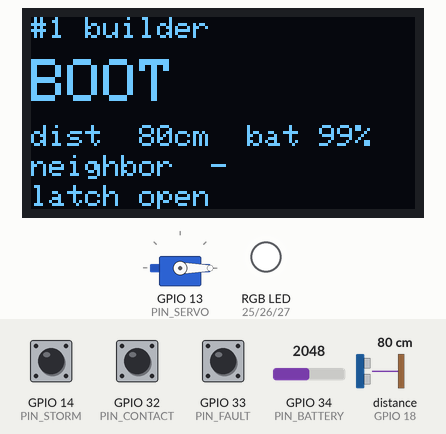
The program below on a simulated ESP32. On the bench: servo, 128×64 one-colour display, an RGB LED mixed from three pins (HIGH = lit). Wiring (inferred from the names in the program): ultrasonic range finder: trigger GPIO 5; echo GPIO 18. Dashed ring = blinking. Inputs (shaded band) come from the test bench; at power-on: GPIO 34 (PIN_BATTERY) = 2048, GPIO 33 (PIN_FAULT) HIGH, GPIO 14 (PIN_STORM) HIGH, GPIO 32 (PIN_CONTACT) HIGH, distance to the obstacle (sensor on GPIO 18) 80 cm. The echo pulse lasts 58.3 µs per cm; WiFi joins after 1.5 s; servers stay silent unless stated; random numbers use the default seed unless the program sets one; no MQTT or app messages arrive unless stated; pins used as bus, display or sensor lines are not drawn; what the program prints to the serial monitor is not drawn.

Above: at 1.2 s.
1.3 s: GPIO 34 (PIN_BATTERY) set to 1112
At 2.6 s:
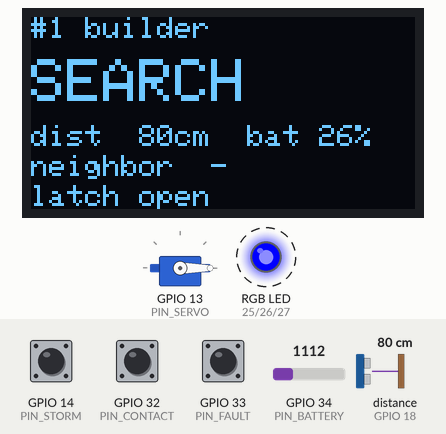
4.3 s: GPIO 34 (PIN_BATTERY) set to 998
5.9 s: GPIO 33 (PIN_FAULT) pulled LOW for 0.15 s
At 6.5 s:
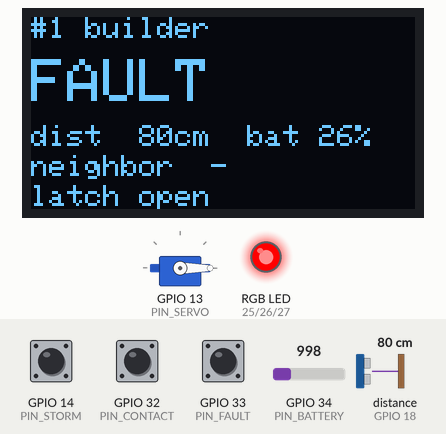
9.0 s: GPIO 34 (PIN_BATTERY) set to 491
At 9.6 s:
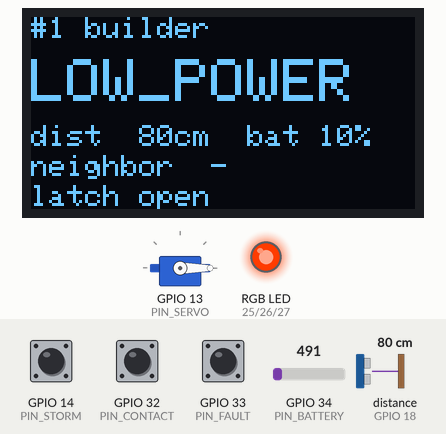
10.7 s: GPIO 14 (PIN_STORM) pulled LOW for 0.15 s
At 10.94 s:
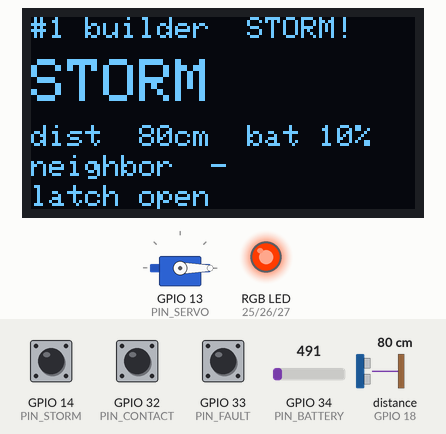
12.5 s: GPIO 33 (PIN_FAULT) pulled LOW for 1 s
At 13.9 s:
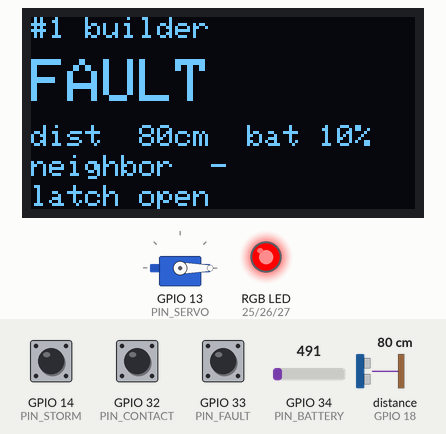
Timing chart, 0 to 17.0 s (numbered marks = the images above; inputs shaded):
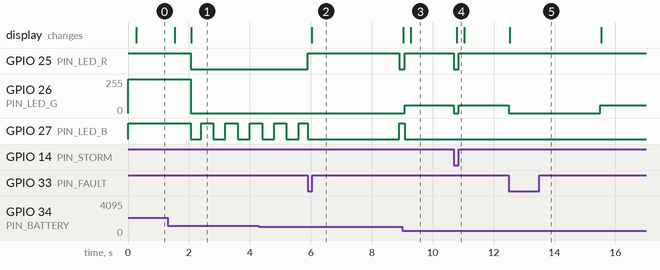

The program:

main.cpp
```cpp
// STARYS — прошивка модуля роя для ESP32 (Wokwi или настоящая плата).
//
// main.cpp — «тело» модуля: датчики, светодиод, защёлка, дисплей и связь.
// Вся логика решений — в swarm_core.h, здесь её только кормят данными.
//
// Связь:
//   * основной режим — MQTT через Wi-Fi (в Wokwi сеть "Wokwi-GUEST");
//   * запасной — Serial Monitor: каждое исходящее сообщение печатается
//     строкой JSON, а строку JSON, вставленную в монитор, модуль примет
//     как сообщение от соседа.

#include <Arduino.h>
#include <ArduinoJson.h>
#include <ESP32Servo.h>
#include <PubSubClient.h>
#include <WiFi.h>
#include <Wire.h>
#include <Adafruit_GFX.h>
#include <Adafruit_SSD1306.h>

#include "swarm_core.h"

// ---- Настройки -------------------------------------------------------------

#ifndef MODULE_ID
#define MODULE_ID 1  // во втором проекте Wokwi поставьте 2
#endif

#ifndef MODULE_ROLE
#define MODULE_ROLE starys::Role::Builder  // роль: см. enum Role в swarm_core.h
#endif

#ifndef USE_MQTT
#define USE_MQTT 1  // 0 — только Serial-режим (запасной вариант)
#endif

static const char* WIFI_SSID = "Wokwi-GUEST";
static const char* WIFI_PASS = "";
static const char* MQTT_HOST = "broker.hivemq.com";
static const uint16_t MQTT_PORT = 1883;
// Общий «эфир» роя. Поменяйте суффикс, чтобы чужие демо не мешали вашему.
static const char* MQTT_TOPIC = "starys/swarm/demo";

// ---- Пины (совпадают с wokwi/*/diagram.json) -------------------------------

static const int PIN_LED_R = 25;
static const int PIN_LED_G = 26;
static const int PIN_LED_B = 27;
static const int PIN_TRIG = 5;
static const int PIN_ECHO = 18;
static const int PIN_CONTACT = 32;  // кнопка «Контакт» → GND
static const int PIN_FAULT = 33;    // кнопка «Авария» → GND
static const int PIN_SERVO = 13;
static const int PIN_STORM = 14;    // переключатель «Буря» → GND (датчик пыли/ветра)
static const int PIN_BATTERY = 34;  // потенциометр «Заряд», 0–100 %

static const int SERVO_OPEN = 0;    // градусы
static const int SERVO_CLOSED = 90;

// ---- Объекты ---------------------------------------------------------------

starys::SwarmModule module(MODULE_ID, MODULE_ROLE);
WiFiClient wifiClient;
PubSubClient mqtt(wifiClient);
Servo latch;
Adafruit_SSD1306 oled(128, 64, &Wire, -1);
bool oledOk = false;

float distanceCm = 400;
float battery = 100;     // имитация заряда, %
int lastPotPct = -1;     // последнее положение потенциометра
uint32_t lastDistanceRead = 0;
uint32_t lastMqttAttempt = 0;
uint32_t lastBatteryTick = 0;
uint32_t lastOled = 0;
starys::State lastState = starys::State::Boot;
bool lastLatch = false;
String serialLine;

// ---- Железо ----------------------------------------------------------------

// Яркость каналов 0–255 через ШИМ: так получаются фиолетовый и оранжевый.
void setLed(starys::Led led, uint32_t now) {
  int r = 0, g = 0, b = 0;
  switch (led.color) {
    case starys::Color::White:  r = g = b = 255; break;
    case starys::Color::Blue:   b = 255; break;
    case starys::Color::Yellow: r = 255; g = 180; break;
    case starys::Color::Green:  g = 255; break;
    case starys::Color::Red:    r = 255; break;
    case starys::Color::Violet: r = 140; b = 255; break;
    case starys::Color::Orange: r = 255; g = 60; break;
    case starys::Color::Off:    break;
  }
  // Обычное мигание — 0,4 с вкл / 0,4 с выкл; редкое (буря) — короткая вспышка раз в 2 с.
  const bool off = led.slow ? (now % 2000) > 250 : led.blink && (now / 400) % 2;
  if (off) r = g = b = 0;
  analogWrite(PIN_LED_R, r);
  analogWrite(PIN_LED_G, g);
  analogWrite(PIN_LED_B, b);
}

float readDistance() {
  digitalWrite(PIN_TRIG, LOW);
  delayMicroseconds(2);
  digitalWrite(PIN_TRIG, HIGH);
  delayMicroseconds(10);
  digitalWrite(PIN_TRIG, LOW);
  unsigned long us = pulseIn(PIN_ECHO, HIGH, 30000);
  if (us == 0) return 400;
  return us / 58.0f;
}

bool isContact() { return digitalRead(PIN_CONTACT) == LOW; }
bool isFault() { return digitalRead(PIN_FAULT) == LOW; }
bool isStorm() { return digitalRead(PIN_STORM) == LOW; }
int readBatteryPot() { return analogRead(PIN_BATTERY) * 100 / 4095; }
void lockServo(bool closed) { latch.write(closed ? SERVO_CLOSED : SERVO_OPEN); }

// ---- Сообщения <-> JSON ----------------------------------------------------

String toJson(const starys::Message& m) {
  JsonDocument doc;
  doc["type"] = starys::msgTypeName(m.type);
  switch (m.type) {
    case starys::MsgType::DockReq:
    case starys::MsgType::DockAck:
      doc["from"] = m.from;
      doc["to"] = m.to;
      break;
    case starys::MsgType::Data:
      doc["id"] = m.from;
      doc["battery"] = m.battery;
      doc["neighbor"] = m.neighbor;
      break;
    case starys::MsgType::Storm:
      doc["id"] = m.from;
      doc["on"] = m.on;
      break;
    case starys::MsgType::Hello:
      doc["id"] = m.from;
      doc["near"] = m.near;
      doc["role"] = starys::roleName(m.role);
      break;
    default:
      doc["id"] = m.from;
      if (m.to) doc["to"] = m.to;
      break;
  }
  String s;
  serializeJson(doc, s);
  return s;
}

bool fromJson(const char* text, starys::Message& m) {
  JsonDocument doc;
  if (deserializeJson(doc, text)) return false;
  m.type = starys::msgTypeFromName(doc["type"] | "");
  if (m.type == starys::MsgType::None) return false;
  m.from = doc["from"] | (doc["id"] | 0);
  m.to = doc["to"] | 0;
  m.battery = doc["battery"] | 0;
  m.neighbor = doc["neighbor"] | 0;
  m.near = doc["near"] | false;
  m.on = doc["on"] | false;
  starys::roleFromName(doc["role"] | "builder", m.role);
  return m.from != 0;
}

void onMqtt(char*, byte* payload, unsigned int len) {
  String text;
  text.reserve(len);
  for (unsigned int i = 0; i < len; i++) text += (char)payload[i];
  starys::Message m;
  if (fromJson(text.c_str(), m)) module.onMessage(m, millis());
}

void readSerial() {
  while (Serial.available()) {
    char c = Serial.read();
    if (c == '\n' || c == '\r') {
      serialLine.trim();
      starys::Message m;
      if (serialLine.startsWith("{") && fromJson(serialLine.c_str(), m)) {
        Serial.printf("<< %s\n", serialLine.c_str());
        module.onMessage(m, millis());
      }
      serialLine = "";
    } else if (serialLine.length() < 200) {
      serialLine += c;
    }
  }
}

void flushOutgoing() {
  starys::Message m;
  while (module.popOutgoing(m)) {
    String json = toJson(m);
    Serial.printf(">> %s\n", json.c_str());
#if USE_MQTT
    if (mqtt.connected()) mqtt.publish(MQTT_TOPIC, json.c_str());
#endif
  }
}

// ---- Сеть ------------------------------------------------------------------

bool networkReady(uint32_t now) {
#if USE_MQTT
  if (WiFi.status() != WL_CONNECTED) return false;
  if (!mqtt.connected() && now - lastMqttAttempt > 2000) {
    lastMqttAttempt = now;
    String clientId = "starys-" + String(MODULE_ID) + "-" + String(random(0xffff), HEX);
    if (mqtt.connect(clientId.c_str())) {
      mqtt.subscribe(MQTT_TOPIC);
      Serial.println("MQTT: подключено");
    }
  }
  mqtt.loop();
  return mqtt.connected();
#else
  (void)now;
  return true;
#endif
}

// ---- Дисплей ---------------------------------------------------------------

void drawOled() {
  if (!oledOk) return;
  oled.clearDisplay();
  oled.setTextColor(SSD1306_WHITE);
  oled.setTextSize(1);
  oled.setCursor(0, 0);
  oled.printf("#%d %s%s", MODULE_ID, starys::roleName(module.role()),
              module.stormActive() ? "  STORM!" : "");
  oled.setTextSize(2);
  oled.setCursor(0, 14);
  oled.print(starys::stateName(module.state()));
  oled.setTextSize(1);
  oled.setCursor(0, 36);
  oled.printf("dist %3.0fcm  bat %d%%", distanceCm, (int)battery);
  oled.setCursor(0, 46);
  if (module.neighbor())
    oled.printf("neighbor #%d", module.neighbor());
  else
    oled.print("neighbor  -");
  oled.setCursor(0, 56);
  if (module.neighborBattery() >= 0)
    oled.printf("its bat %d%%  latch %s", module.neighborBattery(),
                module.latchClosed() ? "ON" : "off");
  else
    oled.printf("latch %s", module.latchClosed() ? "CLOSED" : "open");
  oled.display();
}

// ---- setup / loop ----------------------------------------------------------

void setup() {
  Serial.begin(115200);
  pinMode(PIN_LED_R, OUTPUT);
  pinMode(PIN_LED_G, OUTPUT);
  pinMode(PIN_LED_B, OUTPUT);
  pinMode(PIN_TRIG, OUTPUT);
  pinMode(PIN_ECHO, INPUT);
  pinMode(PIN_CONTACT, INPUT_PULLUP);
  pinMode(PIN_FAULT, INPUT_PULLUP);
  pinMode(PIN_STORM, INPUT_PULLUP);
  latch.attach(PIN_SERVO);
  lockServo(false);
  starys::Led boot;
  boot.color = starys::Color::White;
  setLed(boot, 0);

  oledOk = oled.begin(SSD1306_SWITCHCAPVCC, 0x3C);
  randomSeed(esp_random());

  Serial.printf("\nSTARYS module #%d — запуск\n", MODULE_ID);
#if USE_MQTT
  WiFi.begin(WIFI_SSID, WIFI_PASS, 6);
  mqtt.setServer(MQTT_HOST, MQTT_PORT);
  mqtt.setCallback(onMqtt);
#else
  Serial.println("Serial-режим: вставляйте JSON соседа в монитор");
#endif
}

void loop() {
  const uint32_t now = millis();

  if (now - lastDistanceRead >= 100) {
    lastDistanceRead = now;
    distanceCm = readDistance();
  }
  // Имитация батареи: повернули потенциометр — заряд берётся с него,
  // на зарядке растёт 5 %/с, в остальное время медленно садится.
  if (now - lastBatteryTick >= 200) {
    const float dt = (now - lastBatteryTick) / 1000.0f;
    lastBatteryTick = now;
    const int pot = readBatteryPot();
    if (lastPotPct < 0 || abs(pot - lastPotPct) > 3) {
      if (lastPotPct >= 0) battery = pot;
      lastPotPct = pot;
    }
    if (module.state() == starys::State::Charging) battery += 5.0f * dt;
    else if (module.state() != starys::State::Storm) battery -= 0.05f * dt;
    battery = constrain(battery, 0.0f, 100.0f);
  }

  readSerial();

  starys::Inputs in;
  in.now = now;
  in.sensorsOk = true;
  in.netReady = networkReady(now);
  in.distanceCm = distanceCm;
  in.contact = isContact();
  in.fault = isFault();
  in.battery = (int)battery;
  in.stormSensor = isStorm();
  module.tick(in);
  flushOutgoing();

  if (module.state() != lastState) {
    Serial.printf("[%lu ms] %s -> %s (сосед #%d)\n", (unsigned long)now,
                  starys::stateName(lastState), starys::stateName(module.state()),
                  module.neighbor());
    lastState = module.state();
  }
  if (module.latchClosed() != lastLatch) {
    lastLatch = module.latchClosed();
    lockServo(lastLatch);
  }

  setLed(module.led(), now);

  if (now - lastOled >= 250) {
    lastOled = now;
    drawOled();
  }
}
```

Source omitted: swarm_core.h (18599 bytes)

Measured:
- after the input at 5.9 s, GPIO 25 (PIN_LED_R): LOW → HIGH at once, → LOW 3.0 s later; the display: changes after 0.13 s (image 2)
- after the input at 9.0 s, GPIO 25 (PIN_LED_R): LOW → HIGH after 0.09 s; GPIO 26 (PIN_LED_G): 0/255 → 60/255 after 0.09 s
- after the input at 10.7 s, GPIO 25 (PIN_LED_R): HIGH → LOW at once, → HIGH 0.15 s later; GPIO 26 (PIN_LED_G): 60/255 → 0/255 at once, → 60/255 0.15 s later; the display: changes after 0.08 s (image 4)
- after the input at 12.5 s, GPIO 26 (PIN_LED_G): 60/255 → 0/255 at once, → 60/255 3.0 s later
